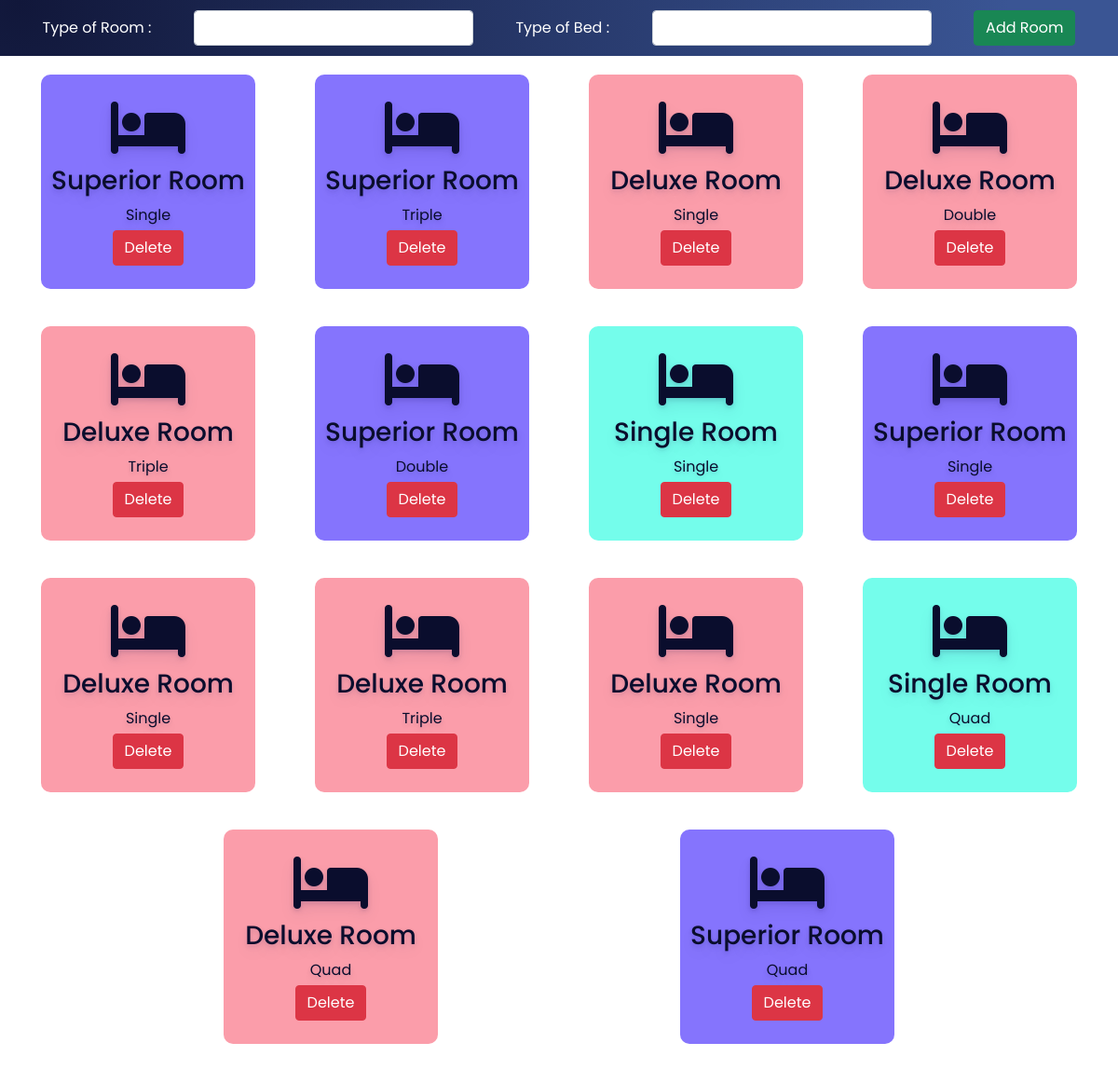
/admin/room.php, run on the app's committed database.
### tables this page shows
CREATE TABLE `room` (
  `id` int(30) NOT NULL,
  `type` varchar(50) NOT NULL,
  `bedding` varchar(50) NOT NULL
);

### admin/room.php (the view, shortened to what this page needs)
<?php
include '../config.php';
?>
<!DOCTYPE html>
<html lang="en">
<head>
    <link rel="stylesheet" href="https://cdnjs.cloudflare.com/ajax/libs/font-awesome/6.2.0/css/all.min.css" />
    <link href="https://cdn.jsdelivr.net/npm/bootstrap@5.0.2/dist/css/bootstrap.min.css" rel="stylesheet">
    <link rel="stylesheet" href="css/room.css">
</head>
<body>
    <div class="addroomsection">
        <form action="" method="POST">
            <label for="troom">Type of Room :</label>
            <select name="troom" class="form-control">
                <option value selected></option>
                <option value="Standart Room">STANDART ROOM</option>
            </select>
            <label for="bed">Type of Bed :</label>
            <select name="bed" class="form-control">
                <option value selected></option>
                <option value="Single">Single</option>
            </select>
            <button type="submit" class="btn btn-success" name="addroom">Add Room</button>
        </form>
    </div>
    <div class="room">
        <?php
        $sql = "select * from room";
        $re = mysqli_query($conn, $sql)
        ?>
        <?php
        while ($row = mysqli_fetch_array($re)) {
            $id = $row['type'];
            if ($id == "Superior Room") {
                echo "<div class='roombox roomboxsuperior'>
						<div class='text-center no-boder'>
                            <i class='fa-solid fa-bed fa-4x mb-2'></i>
							<h3>" . $row['type'] . "</h3>
                            <div class='mb-1'>" . $row['bedding'] . "</div>
                            <a href='roomdelete.php?id=". $row['id'] ."'><button class='btn btn-danger'>Delete</button></a>
						</div>
                    </div>";
            } else if ($id == "Deluxe Room") {
                echo "<div class='roombox roomboxdelux'>
                        <div class='text-center no-boder'>
                        <i class='fa-solid fa-bed fa-4x mb-2'></i>
                        <h3>" . $row['type'] . "</h3>
                        <div class='mb-1'>" . $row['bedding'] . "</div>
                        <a href='roomdelete.php?id=". $row['id'] ."'><button class='btn btn-danger'>Delete</button></a>
                    </div>
                    </div>";
            } else if ($id == "Single Room") {
                echo "<div class='roombox roomboxsingle'>
                        <div class='text-center no-boder'>
                        <i class='fa-solid fa-bed fa-4x mb-2'></i>
                        <h3>" . $row['type'] . "</h3>
                        <div class='mb-1'>" . $row['bedding'] . "</div>
                        <a href='roomdelete.php?id=". $row['id'] ."'><button class='btn btn-danger'>Delete</button></a>
                    </div>
                    </div>";
            }
        }
        ?>
    </div>
</body>
</html>

### admin/css/room.css (style rules this page uses)
:root { --bg-text-shadow: 0 2px 4px rgb(13 0 77 / 8%), 0 3px 6px rgb(13 0 77 / 8%), 0 8px 16px rgb(13 0 77 / 8%); --bg-box-shadow: 0px 0px 20px 6px rgba(8, 8, 15, 0.31); }
* { margin: 0; padding: 0; font-family: 'Poppins', sans-serif; }
.addroomsection { height: 60px; width: 100%; background: radial-gradient(circle at 1.8% 4.8%, rgb(17, 23, 58) 0%, rgb(58, 85, 148) 90%); position:fixed; z-index: 100; }
.addroomsection form { height: 100%; display: flex; justify-content: space-evenly; align-items: center; }
.addroomsection form label { color: white; }
.addroomsection form select { width: 300px; }
.room { display: flex; position: relative; top: 60px; height: 85vh; overflow-y: scroll; justify-content: space-evenly; flex-wrap: wrap; }
.roombox { height: 230px; width: 230px; margin: 20px; display: flex; flex-direction: column; justify-content: center; color: #0a0d2d; text-shadow: var(--bg-text-shadow); border-radius: 10px; }
.roomboxsuperior { background-color:#2407fc8e; }
.roomboxdelux { background-color:#fa8393c8; }
.roomboxsingle { background-color:#07fcdb8e; }

### data on the page
room: type "Superior Room", bedding "Single"
room: type "Superior Room", bedding "Triple"
room: type "Deluxe Room", bedding "Single"
room: type "Deluxe Room", bedding "Double"
room: type "Deluxe Room", bedding "Triple"
room: type "Superior Room", bedding "Double"
room: type "Single Room", bedding "Single"
room: type "Superior Room", bedding "Single"
room: type "Deluxe Room", bedding "Single"
room: type "Deluxe Room", bedding "Triple"
room: type "Deluxe Room", bedding "Single"
room: type "Single Room", bedding "Quad"
room: type "Deluxe Room", bedding "Quad"
room: type "Superior Room", bedding "Quad"
